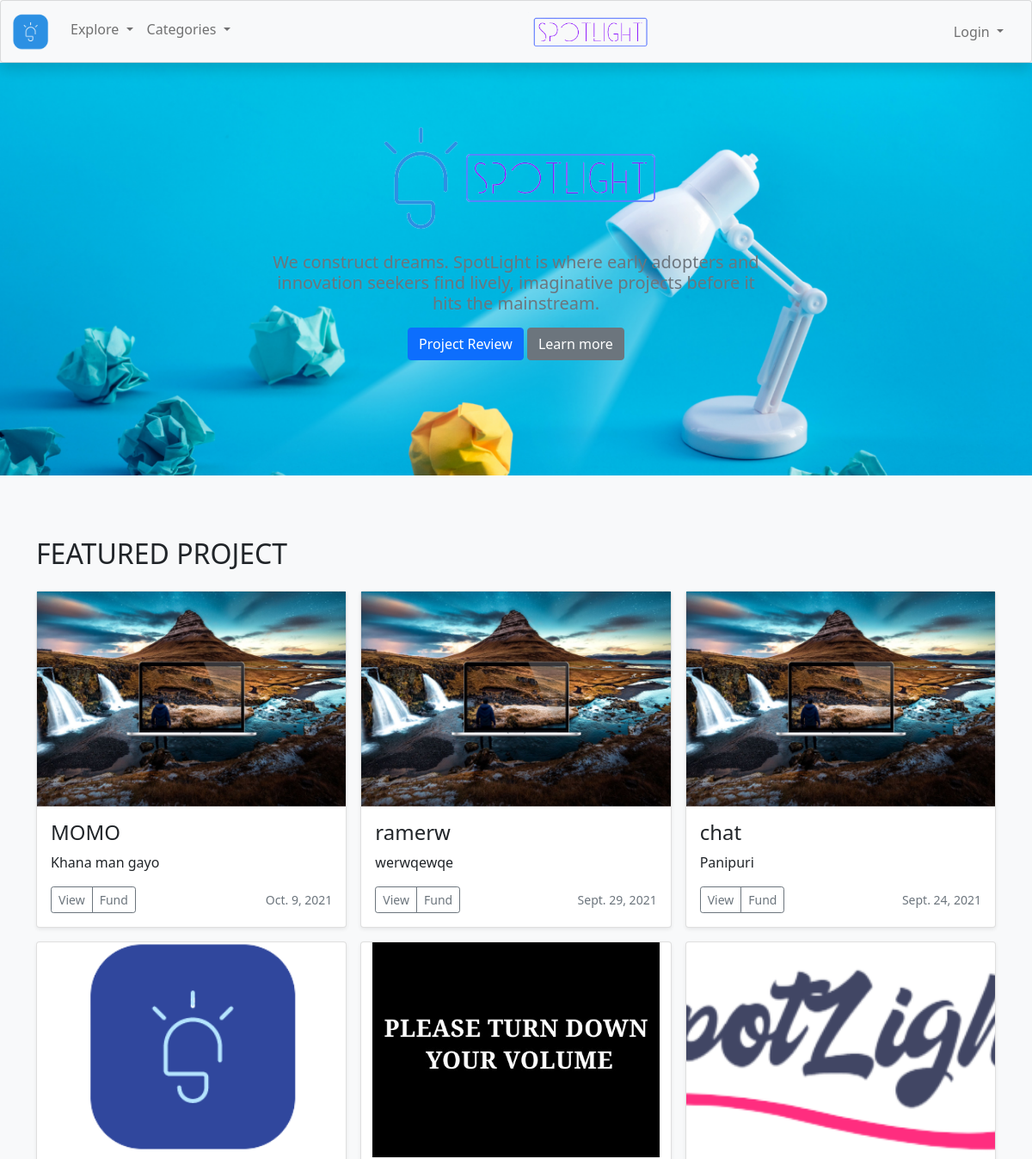
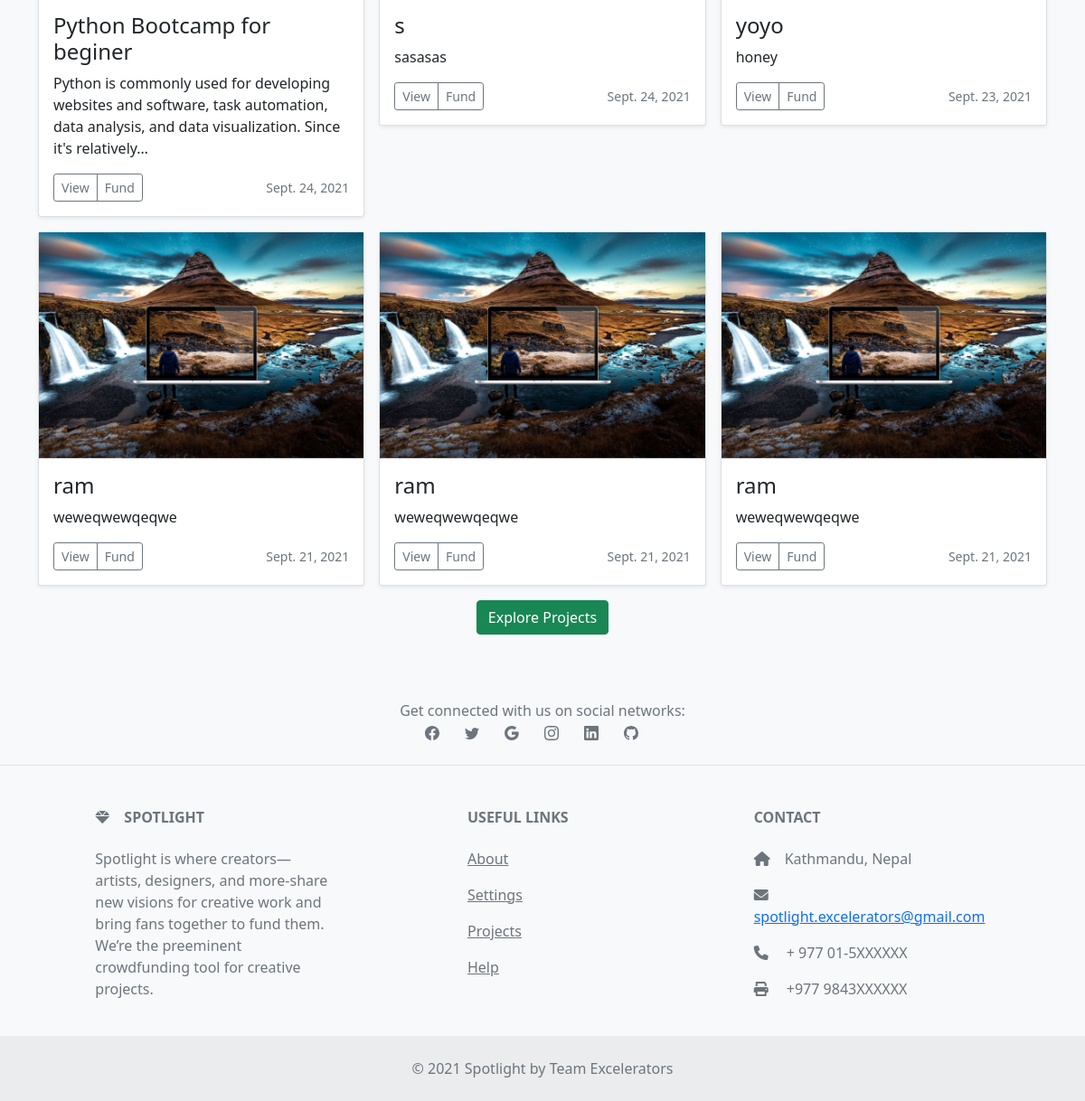
The page / on the database its author committed (2 pictures, top to bottom).
### creator/models.py (models this page shows)
class creator_Basic(models.Model):
    Author = models.CharField(max_length=25)
    title = models.CharField(max_length=25)
    category = models.CharField(max_length=100)
    reciepient = models.CharField(max_length=100)
    description = models.TextField()
    image = models.ImageField(upload_to='media/static/img')
    FundingGoal = models.IntegerField(default='0')
    pledgeAmount = models.IntegerField(default='0')
    TargetLaunchDate = models.DateField(default=now, blank=True)

### creator/views.py (the view)
# urls.py: path('', views.View_Projects,name= 'home'),
def View_Projects(request):
    data = creator_Basic.objects.all().order_by('-TargetLaunchDate')
    return render(request, "home.html", {"projects": data})

### templates/home.html (shortened to what this page needs)
{% extends 'base.html' %}
{% block content %}
  <section class=" text-center">
    <div style="background-image: url('/static/img/bg_light.png');background-size: cover; height:480px;">
    <div class="row py-lg-5" >
      <div class="col-lg-6 col-md-8 mx-auto" >
        <img src="/static/SpotLight_Logos/logo6.png">
        <h5 class=" text-muted "> We construct dreams.
        SpotLight is where early adopters and innovation seekers find lively, imaginative projects before it hits the mainstream.</h5>
        <p>
          <a href="#" class="btn btn-primary my-2">Project Review</a>
          <a href="#" class="btn btn-secondary my-2">Learn more</a>
        </p>
      </div>
    </div>
  </div>
  </section>
  <div class="album py-5 bg-light">
    <div class="container">
      <div class="text-left my-4">
        <h2>FEATURED PROJECT</h2>
      </div>
      <div class="row row-cols-1 row-cols-sm-2 row-cols-md-3 g-3">
        {% for pr in projects|slice:":9" %}
            <div class="col">
            <div class="card shadow-sm">
              <div class="overflow-hidden container center" style="height: 250px; display: flex; justify-content: center;">
                {% if pr.image %}
                  <img src="{{pr.image.url}}" onerror="this.onerror=null;this.src='static/img/no image.png';">
                {% endif %}
              </div>
              <div class="card-body">
              <h4>{{pr.title}}</h4>
                <p class="card-text">{{pr.description|truncatechars:140}}</p>
                <div class="d-flex justify-content-between align-items-center">
                  <div class="btn-group">
                    <a href="/creator/project/{{pr.id}}" class="btn btn-sm btn-outline-secondary">
                      View
                    </a>
                    <a href="/investor/checkout/{{pr.id}}" class="btn btn-sm btn-outline-secondary">
                      Fund
                    </a>
                  </div>
                  <small class="text-muted">{{pr.TargetLaunchDate}}</small>
                </div>
              </div>
            </div>
          </div>
        {% endfor %}
      </div>
      <div class="w-100 pt-3 text-center" >
        <a class="btn btn-success" href="/creator/projects">Explore Projects</a>
      </div>
    </div>
  </div>
{% endblock %}

### rows shown on the page
creator_Basic: image (picture), title "MOMO", description "Khana man gayo", TargetLaunchDate "Oct. 9, 2021"
creator_Basic: image (picture), title "ramerw", description "werwqewqe", TargetLaunchDate "Sept. 29, 2021"
creator_Basic: image (picture), title "chat", description "Panipuri", TargetLaunchDate "Sept. 24, 2021"
creator_Basic: image (picture), title "Python Bootcamp for beginer", description "Python is commonly used for developing websites and software, task automation, data analysis, and data visualization. Since it's relatively…", TargetLaunchDate "Sept. 24, 2021"
creator_Basic: image (placeholder picture), title "s", description "sasasas", TargetLaunchDate "Sept. 24, 2021"
creator_Basic: image (picture), title "yoyo", description "honey", TargetLaunchDate "Sept. 23, 2021"
creator_Basic: image (picture), title "ram", description "weweqwewqeqwe", TargetLaunchDate "Sept. 21, 2021"
creator_Basic: image (picture), title "ram", description "weweqwewqeqwe", TargetLaunchDate "Sept. 21, 2021"
creator_Basic: image (picture), title "ram", description "weweqwewqeqwe", TargetLaunchDate "Sept. 21, 2021"
